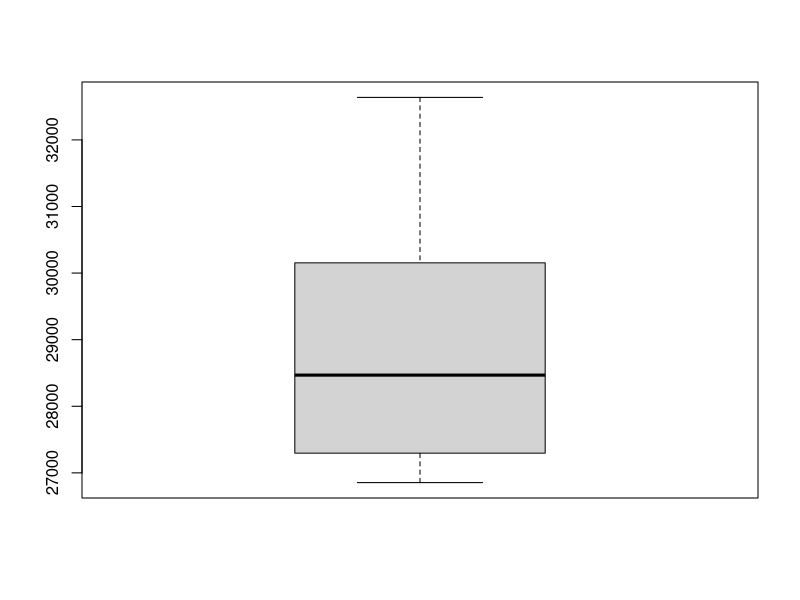
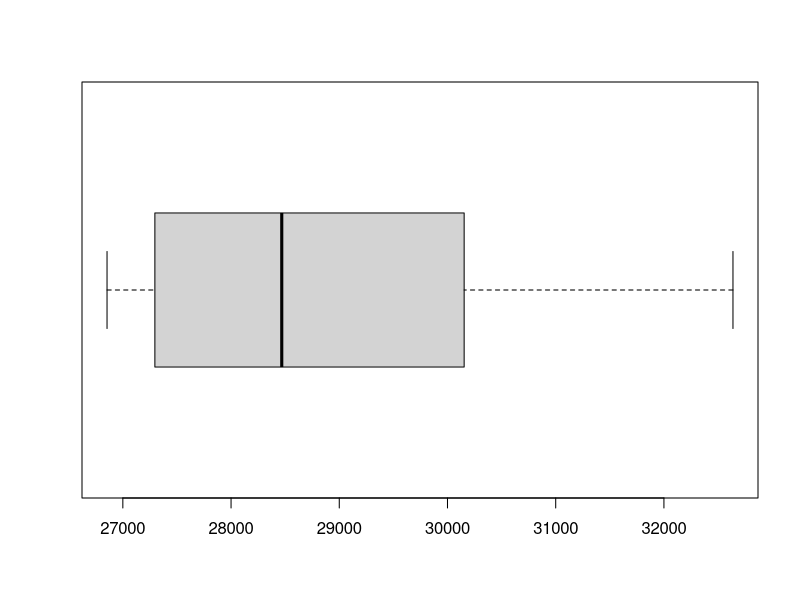

R code for these plots, in order:
x<-c(27071,28653,27339,27663,27253,26854,29358,28284,30596,32219,29712,32638) #data from indigo operations
quantile(x,c(0.25)) #first quartile
quantile(x,c(0.75)) #third quartile
quantile(x,c(0.50)) #median
IQR(x) #interquartile range
boxplot(x) #vertical boxplot
boxplot(x, horizontal = TRUE) #horizontal boxplot
quantile(x) #five number summary